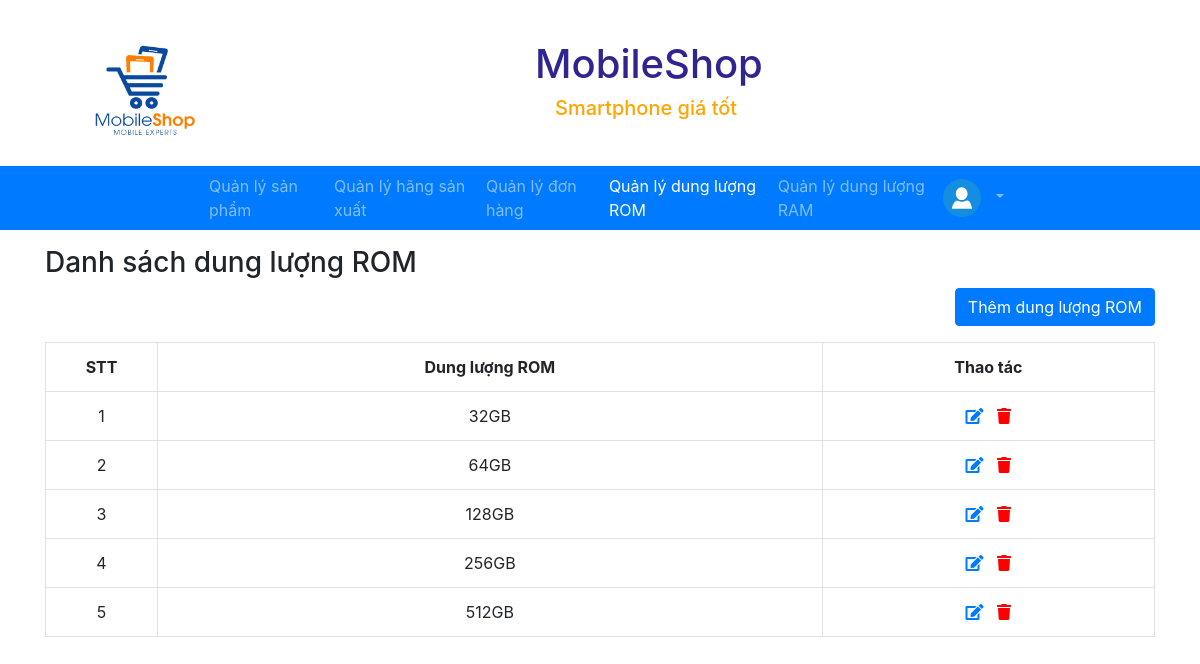
The app's page /staff/list-rom (signed in), older data.
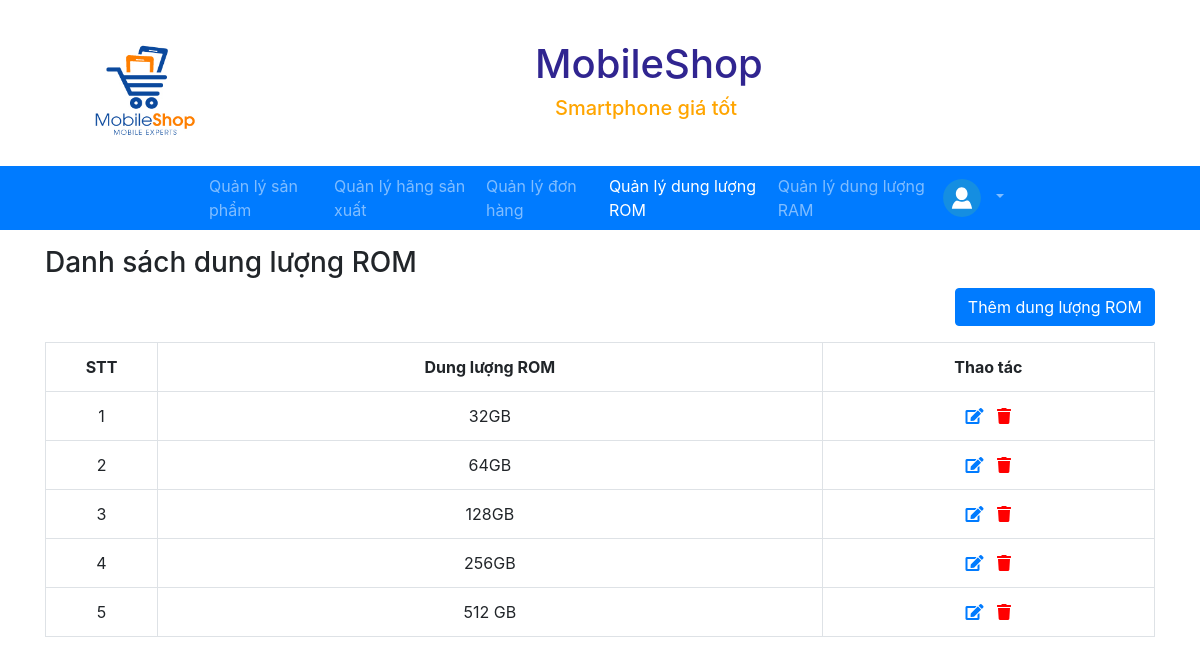
The same page, newer data.
### app/models.py (models this page shows, shortened)
class ROM(models.Model):
    value_rom = models.CharField(max_length=10, unique=True, verbose_name='Bộ nhớ')

### app/views_staff.py (the view)
# urls.py: path('staff/list-rom', listRom, name='list-rom'),
@login_required
def listRom(request):
    romList = ROM.objects.all()
    return render(request, 'staff/Rom/list.html', {'romList': romList})

### app/templates/staff/Rom/list.html (shortened to what this page needs)
{% extends 'staff/base.html'%}
{% block navbar %}
{% with page=3 %}
{{block.super}}
{% endwith %}
{%endblock%}
{% block content %}
<div class="container pt-3">
    <h3>Danh sách dung lượng ROM</h3>
    <div class="text-right mb-3">
      <a href="{% url 'create-rom'%}" class="btn btn-primary">Thêm dung lượng ROM</a>
    </div>
    {%if romList %}
    <table class="table table-bordered">
      <tr>
        <th style="width:5%" class="text-center">STT</th>
        <th style="width:30%" class="text-center">Dung lượng ROM</th>
        <th style="width:15%" class="text-center">Thao tác</th>
      </tr>
      {% for rom in romList %}
        <tr>
          <td class="text-center">{{ forloop.counter }}</td>
          <td class="text-center">{{ rom.value_rom }}</td>
          <td class="text-center">
            <a title="Chỉnh sửa" href="{% url 'update-rom' rom.id%}"><i class="fas fa-edit"></i></a> &nbsp;
            <a title="Xóa" style="color:red" href='#' onclick="confirmDelete(this)" url="{% url 'delete-rom' rom.id%}">
              <i class="fas fa-trash"></i>
            </a>
          </td>
        </tr>
      {% endfor %}
    </table>
  {% else %}
    <p>Không có dữ liệu</p>
  {% endif %}
</div>
{% endblock %}

### app/templates/staff/base.html (shortened to what this page needs)
<!DOCTYPE html>
<html lang="en">
<head>
    <link rel="stylesheet" href="/static/css/bootstrap.css">
    <link rel="stylesheet" href="/static/css/main.css">
    <link rel="stylesheet" href="/static/css/fontawesome/all.css">
</head>
<body>
{% block navbar %}
<div class="container mt-3">
    <div class="row">
        <div class="col-3"><a href="/"><img style="height: 150px; width: 200px;" src="/static/image/picture15621685161054.jpg"></a></div>
        <div class="td mt-4">
            <h1 style="color: #110580de;">MobileShop</h1>
            <h5 style="color: orange; margin-left: 20px;">Smartphone giá tốt</h5>
        </div>
    </div>
</div>
<div class="bg-primary sticky-top">
    <div>
        <nav class="navbar navbar-expand navbar-dark bg-primary p-0">
        <ul class="navbar-nav ml-3">
            <li style="margin-left: 185px;" class="nav-item {% if page == 0 %} active {% endif %}">
            <a class="nav-link" href="{% url 'list-product' %}">Quản lý sản phẩm</a>
            </li>
            <li class="nav-item {% if page == 1 %} active {% endif %}">
            <a class="nav-link" href="{% url 'list-categories'%}">Quản lý hãng sản xuất</a>
            </li>
            <li class="nav-item {% if page == 2 %} active {% endif %}">
            <a class="nav-link" href="{% url 'list-order-product'%}">Quản lý đơn hàng</a>
            </li>
            <li class="nav-item {% if page == 3 %} active {% endif %}">
            <a class="nav-link" href="{% url 'list-rom'%}">Quản lý dung lượng ROM</a>
            </li>
            <li class="nav-item {% if page == 4 %} active {% endif %}">
            <a class="nav-link" href="{% url 'list-ram'%}">Quản lý dung lượng RAM</a>
            </li>
        </ul>
        <ul class="navbar-nav ml-auto mr-3">
            <li class="nav-item dropdown no-arrow">
            <a style="margin-right:180px" class="nav-link dropdown-toggle p-0" data-toggle="dropdown" href="#">
                <img class="rounded-circle" style="width:50px;" src="/static/image/user.svg">
            </a>
            </li>
        </ul>
        </nav>
    </div>
</div>
{% endblock %}
</body>
</html>
{%block content %}
{% endblock %}

### static/css/main.css (style rules this page uses)
.td { margin-left: 220px; }

Row changes from the older to the newer data that the page shows:
changed ROM (number 5 of 5 on the later page): value_rom "512GB" → "512 GB"
